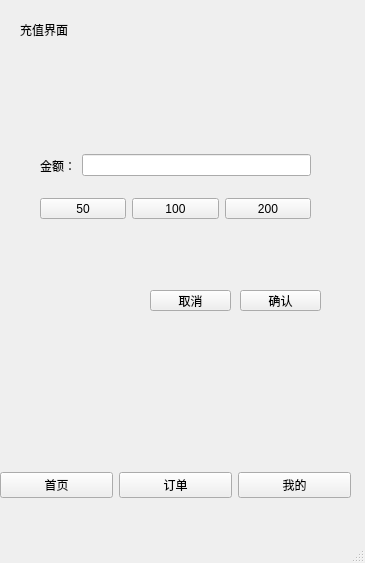
<?xml version="1.0" encoding="UTF-8"?>
<ui version="4.0">
 <class>MainWindow</class>
 <widget class="QMainWindow" name="MainWindow">
  <property name="geometry">
   <rect>
    <x>0</x>
    <y>0</y>
    <width>365</width>
    <height>563</height>
   </rect>
  </property>
  <property name="windowTitle">
   <string>MainWindow</string>
  </property>
  <widget class="QWidget" name="centralwidget">
   <widget class="QStackedWidget" name="stackedWidget">
    <property name="geometry">
     <rect>
      <x>0</x>
      <y>0</y>
      <width>361</width>
      <height>461</height>
     </rect>
    </property>
    <property name="autoFillBackground">
     <bool>false</bool>
    </property>
    <property name="styleSheet">
     <string notr="true"/>
    </property>
    <property name="currentIndex">
     <number>4</number>
    </property>
    <widget class="QWidget" name="pageLogin">
     <widget class="QLineEdit" name="editPhone">
      <property name="geometry">
       <rect>
        <x>100</x>
        <y>80</y>
        <width>171</width>
        <height>21</height>
       </rect>
      </property>
      <property name="styleSheet">
       <string notr="true"/>
      </property>
      <property name="text">
       <string/>
      </property>
      <property name="placeholderText">
       <string>输入手机号</string>
      </property>
     </widget>
     <widget class="QLabel" name="label_phone">
      <property name="geometry">
       <rect>
        <x>30</x>
        <y>80</y>
        <width>63</width>
        <height>20</height>
       </rect>
      </property>
      <property name="styleSheet">
       <string notr="true"/>
      </property>
      <property name="text">
       <string>手机号</string>
      </property>
     </widget>
     <widget class="QLabel" name="label_loginpage">
      <property name="geometry">
       <rect>
        <x>130</x>
        <y>40</y>
        <width>101</width>
        <height>21</height>
       </rect>
      </property>
      <property name="styleSheet">
       <string notr="true"/>
      </property>
      <property name="text">
       <string>登入界面</string>
      </property>
     </widget>
     <widget class="QPushButton" name="Btnlogin">
      <property name="geometry">
       <rect>
        <x>230</x>
        <y>120</y>
        <width>90</width>
        <height>29</height>
       </rect>
      </property>
      <property name="text">
       <string>登录</string>
      </property>
     </widget>
    </widget>
    <widget class="QWidget" name="pageHome">
     <widget class="QLabel" name="label_2">
      <property name="geometry">
       <rect>
        <x>10</x>
        <y>20</y>
        <width>63</width>
        <height>20</height>
       </rect>
      </property>
      <property name="text">
       <string>首页</string>
      </property>
     </widget>
    </widget>
    <widget class="QWidget" name="pageMine">
     <widget class="QLabel" name="label_3">
      <property name="geometry">
       <rect>
        <x>10</x>
        <y>10</y>
        <width>63</width>
        <height>20</height>
       </rect>
      </property>
      <property name="text">
       <string>我的页面</string>
      </property>
     </widget>
     <widget class="QLabel" name="labelPhoto">
      <property name="geometry">
       <rect>
        <x>100</x>
        <y>60</y>
        <width>121</width>
        <height>81</height>
       </rect>
      </property>
      <property name="text">
       <string>头像</string>
      </property>
     </widget>
     <widget class="QLabel" name="labelUserName">
      <property name="geometry">
       <rect>
        <x>50</x>
        <y>180</y>
        <width>41</width>
        <height>20</height>
       </rect>
      </property>
      <property name="text">
       <string>昵称：</string>
      </property>
     </widget>
     <widget class="QLabel" name="labelMoney">
      <property name="geometry">
       <rect>
        <x>50</x>
        <y>240</y>
        <width>41</width>
        <height>20</height>
       </rect>
      </property>
      <property name="text">
       <string>余额:</string>
      </property>
     </widget>
     <widget class="QLabel" name="labelPhoneNumber">
      <property name="geometry">
       <rect>
        <x>50</x>
        <y>210</y>
        <width>41</width>
        <height>20</height>
       </rect>
      </property>
      <property name="text">
       <string>电话：</string>
      </property>
     </widget>
     <widget class="QPushButton" name="BtnSetting">
      <property name="geometry">
       <rect>
        <x>220</x>
        <y>300</y>
        <width>90</width>
        <height>29</height>
       </rect>
      </property>
      <property name="text">
       <string>修改</string>
      </property>
     </widget>
     <widget class="QLabel" name="labelNickname">
      <property name="geometry">
       <rect>
        <x>90</x>
        <y>180</y>
        <width>141</width>
        <height>20</height>
       </rect>
      </property>
      <property name="text">
       <string>user_</string>
      </property>
     </widget>
     <widget class="QLabel" name="labelPhone">
      <property name="geometry">
       <rect>
        <x>90</x>
        <y>210</y>
        <width>141</width>
        <height>20</height>
       </rect>
      </property>
      <property name="text">
       <string>humber</string>
      </property>
     </widget>
     <widget class="QLabel" name="labelMoney_c">
      <property name="geometry">
       <rect>
        <x>90</x>
        <y>240</y>
        <width>141</width>
        <height>20</height>
       </rect>
      </property>
      <property name="text">
       <string>##</string>
      </property>
     </widget>
     <widget class="QPushButton" name="BtnRecharge">
      <property name="geometry">
       <rect>
        <x>50</x>
        <y>300</y>
        <width>90</width>
        <height>29</height>
       </rect>
      </property>
      <property name="text">
       <string>充值</string>
      </property>
     </widget>
    </widget>
    <widget class="QWidget" name="pageEditMine">
     <widget class="QLabel" name="labelPhotoEdit">
      <property name="geometry">
       <rect>
        <x>110</x>
        <y>50</y>
        <width>121</width>
        <height>81</height>
       </rect>
      </property>
      <property name="text">
       <string>头像</string>
      </property>
     </widget>
     <widget class="QLabel" name="label_4">
      <property name="geometry">
       <rect>
        <x>10</x>
        <y>10</y>
        <width>131</width>
        <height>20</height>
       </rect>
      </property>
      <property name="text">
       <string>我的页面修改界面</string>
      </property>
     </widget>
     <widget class="QLabel" name="labelUserName_2">
      <property name="geometry">
       <rect>
        <x>40</x>
        <y>170</y>
        <width>41</width>
        <height>20</height>
       </rect>
      </property>
      <property name="text">
       <string>昵称：</string>
      </property>
     </widget>
     <widget class="QPushButton" name="BtnConfirm_PageEdit">
      <property name="geometry">
       <rect>
        <x>210</x>
        <y>290</y>
        <width>90</width>
        <height>29</height>
       </rect>
      </property>
      <property name="text">
       <string>确认</string>
      </property>
     </widget>
     <widget class="QLineEdit" name="lineEditNickname">
      <property name="geometry">
       <rect>
        <x>90</x>
        <y>170</y>
        <width>113</width>
        <height>28</height>
       </rect>
      </property>
     </widget>
     <widget class="QPushButton" name="BtnChoosePhoto">
      <property name="geometry">
       <rect>
        <x>280</x>
        <y>120</y>
        <width>71</width>
        <height>21</height>
       </rect>
      </property>
      <property name="text">
       <string>选择头像</string>
      </property>
     </widget>
     <widget class="QPushButton" name="BtnCancel">
      <property name="geometry">
       <rect>
        <x>110</x>
        <y>290</y>
        <width>90</width>
        <height>29</height>
       </rect>
      </property>
      <property name="text">
       <string>取消</string>
      </property>
     </widget>
    </widget>
    <widget class="QWidget" name="pageRecharge">
     <widget class="QLabel" name="labelRechargeInterface">
      <property name="geometry">
       <rect>
        <x>20</x>
        <y>20</y>
        <width>71</width>
        <height>20</height>
       </rect>
      </property>
      <property name="text">
       <string>充值界面</string>
      </property>
     </widget>
     <widget class="QPushButton" name="BtnConfirm_pageRecharge">
      <property name="geometry">
       <rect>
        <x>240</x>
        <y>290</y>
        <width>81</width>
        <height>21</height>
       </rect>
      </property>
      <property name="text">
       <string>确认</string>
      </property>
     </widget>
     <widget class="QPushButton" name="BtnCancel_pageRecharge">
      <property name="geometry">
       <rect>
        <x>150</x>
        <y>290</y>
        <width>81</width>
        <height>21</height>
       </rect>
      </property>
      <property name="text">
       <string>取消</string>
      </property>
     </widget>
     <widget class="QWidget" name="">
      <property name="geometry">
       <rect>
        <x>40</x>
        <y>198</y>
        <width>271</width>
        <height>21</height>
       </rect>
      </property>
      <layout class="QHBoxLayout" name="horizontalLayout_2">
       <item>
        <widget class="QPushButton" name="Btn_50">
         <property name="text">
          <string>50</string>
         </property>
        </widget>
       </item>
       <item>
        <widget class="QPushButton" name="Btn_100">
         <property name="text">
          <string>100</string>
         </property>
        </widget>
       </item>
       <item>
        <widget class="QPushButton" name="Btn_200">
         <property name="text">
          <string>200</string>
         </property>
        </widget>
       </item>
      </layout>
     </widget>
     <widget class="QWidget" name="">
      <property name="geometry">
       <rect>
        <x>40</x>
        <y>150</y>
        <width>271</width>
        <height>31</height>
       </rect>
      </property>
      <layout class="QHBoxLayout" name="horizontalLayout_3">
       <item>
        <widget class="QLabel" name="labelRecharge">
         <property name="text">
          <string>金额：</string>
         </property>
        </widget>
       </item>
       <item>
        <widget class="QLineEdit" name="editRecharge"/>
       </item>
      </layout>
     </widget>
    </widget>
    <widget class="QWidget" name="pageCharge">
     <widget class="QLabel" name="label">
      <property name="geometry">
       <rect>
        <x>10</x>
        <y>20</y>
        <width>63</width>
        <height>20</height>
       </rect>
      </property>
      <property name="text">
       <string>订单页</string>
      </property>
     </widget>
    </widget>
   </widget>
   <widget class="QWidget" name="widgetNavigation" native="true">
    <property name="geometry">
     <rect>
      <x>0</x>
      <y>460</y>
      <width>361</width>
      <height>51</height>
     </rect>
    </property>
    <widget class="QWidget" name="layoutWidget">
     <property name="geometry">
      <rect>
       <x>0</x>
       <y>10</y>
       <width>351</width>
       <height>31</height>
      </rect>
     </property>
     <layout class="QHBoxLayout" name="horizontalLayout">
      <item>
       <widget class="QPushButton" name="BtnHome">
        <property name="text">
         <string>首页</string>
        </property>
        <attribute name="buttonGroup">
         <string notr="true">buttonNavigation</string>
        </attribute>
       </widget>
      </item>
      <item>
       <widget class="QPushButton" name="BtnCharge">
        <property name="text">
         <string>订单</string>
        </property>
        <attribute name="buttonGroup">
         <string notr="true">buttonNavigation</string>
        </attribute>
       </widget>
      </item>
      <item>
       <widget class="QPushButton" name="BtnMine">
        <property name="text">
         <string>我的</string>
        </property>
        <attribute name="buttonGroup">
         <string notr="true">buttonNavigation</string>
        </attribute>
       </widget>
      </item>
     </layout>
    </widget>
   </widget>
  </widget>
  <widget class="QMenuBar" name="menubar">
   <property name="geometry">
    <rect>
     <x>0</x>
     <y>0</y>
     <width>365</width>
     <height>25</height>
    </rect>
   </property>
  </widget>
  <widget class="QStatusBar" name="statusbar"/>
 </widget>
 <resources/>
 <connections/>
 <buttongroups>
  <buttongroup name="buttonNavigation"/>
 </buttongroups>
</ui>
